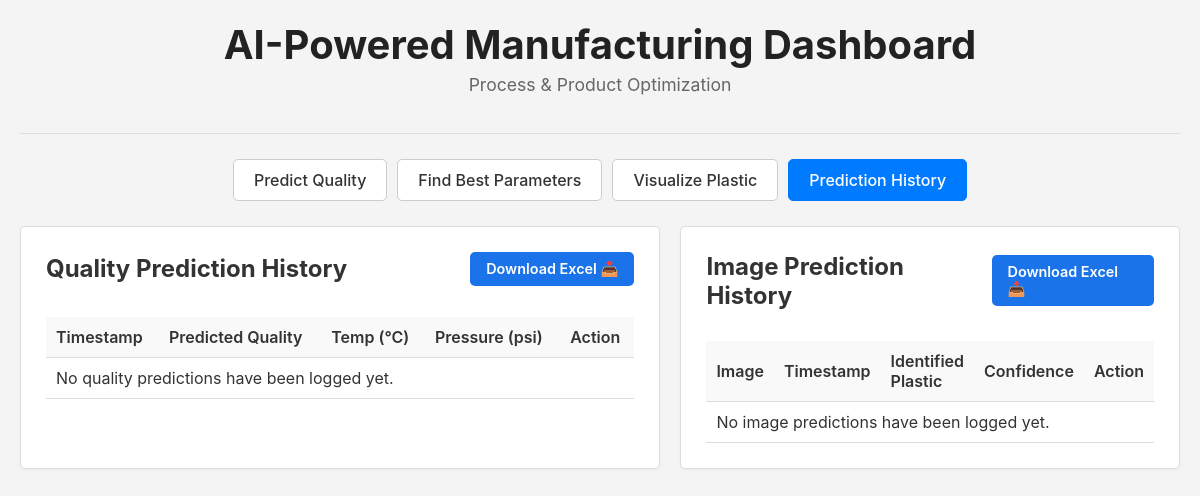
Before: /history/ with the older database file.
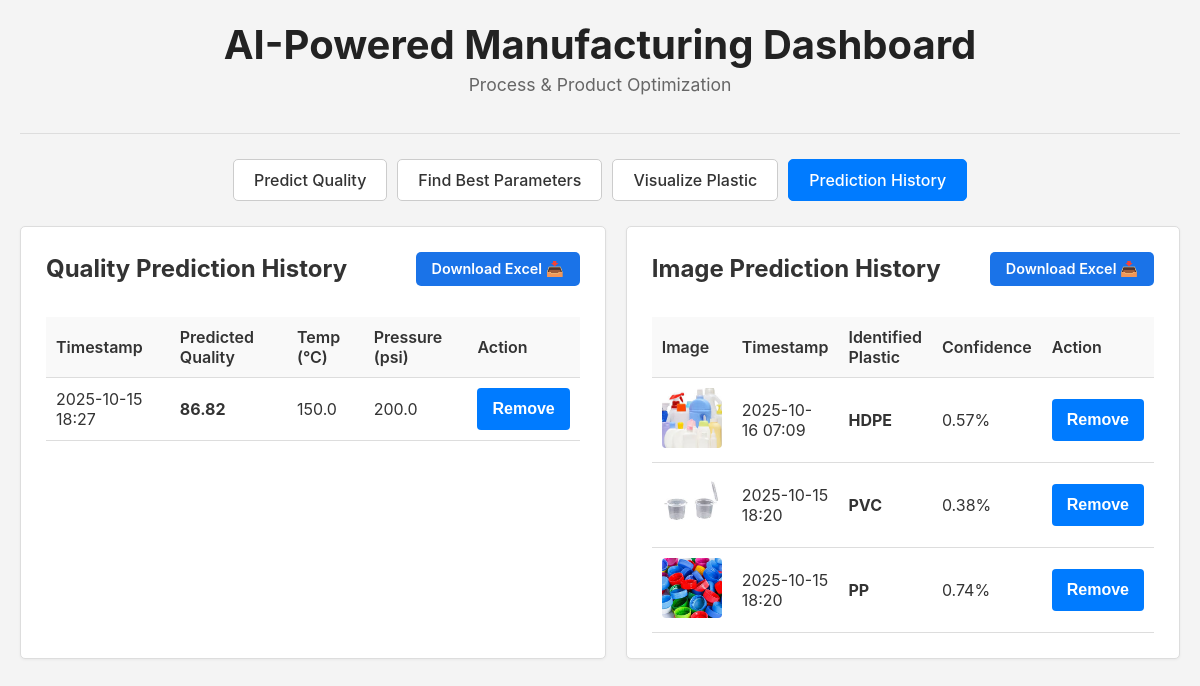
After: the same page with the newer database file.
### predictor/models.py (models this page shows, shortened)
class QualityPredictionLog(models.Model):
    temperature_c = models.FloatField()
    pressure_psi = models.FloatField()
    speed_rpm = models.FloatField()
    viscosity_pas = models.FloatField()
    hours_since_maintenance = models.FloatField()
    cycle_time_s = models.FloatField()
    predicted_quality = models.FloatField()
    timestamp = models.DateTimeField(auto_now_add=True)

class ImagePredictionLog(models.Model):
    image = models.ImageField(upload_to='plastic_images/')
    identified_plastic = models.CharField(max_length=50)
    confidence_score = models.FloatField()
    timestamp = models.DateTimeField(auto_now_add=True)

### predictor/views.py (the view)
# urls.py: path('history/', views.prediction_history_view, name='prediction_history'),
def prediction_history_view(request):
    quality_logs = QualityPredictionLog.objects.all().order_by('-timestamp')
    image_logs = ImagePredictionLog.objects.all().order_by('-timestamp')
    context = {
        'quality_logs': quality_logs,
        'image_logs': image_logs,
    }
    return render(request, 'predictor/prediction_history.html', context)

### predictor/templates/predictor/prediction_history.html (shortened to what this page needs)
{% extends 'predictor/base.html' %}
{% block content %}
<div class="panel">
    <div class="panel-header">
        <h2>Quality Prediction History</h2>
        <a href="{% url 'download_quality_report' %}" class="download-btn">Download Excel 📥</a>
    </div>
    <div class="process-table-container">
        <table>
            <thead>
                <tr>
                    <th>Timestamp</th>
                    <th>Predicted Quality</th>
                    <th>Temp (°C)</th>
                    <th>Pressure (psi)</th>
                    <th>Action</th> </tr>
            </thead>
            <tbody>
                {% for log in quality_logs %}
                <tr>
                    <td>{{ log.timestamp|date:"Y-m-d H:i" }}</td>
                    <td><strong>{{ log.predicted_quality|floatformat:2 }}</strong></td>
                    <td>{{ log.temperature_c }}</td>
                    <td>{{ log.pressure_psi }}</td>
                    <td>
                        <form method="post" action="{% url 'remove_quality_log' log.id %}" style="margin: 0;">
                            <button type="submit" class="remove-btn">Remove</button>
                        </form>
                    </td>
                </tr>
                {% empty %}
                <tr><td colspan="5">No quality predictions have been logged yet.</td></tr>
                {% endfor %}
            </tbody>
        </table>
    </div>
</div>
<div class="output-panel">
    <div class="panel-header">
        <h2>Image Prediction History</h2>
        <a href="{% url 'download_image_report' %}" class="download-btn">Download Excel 📥</a>
    </div>
    <div class="process-table-container">
        <table>
            <thead>
                <tr>
                    <th>Image</th>
                    <th>Timestamp</th>
                    <th>Identified Plastic</th>
                    <th>Confidence</th>
                    <th>Action</th> </tr>
            </thead>
            <tbody>
                {% for log in image_logs %}
                <tr>
                    <td><img src="{{ log.image.url }}" alt="Plastic" style="width: 60px; height: 60px; object-fit: cover; border-radius: 4px;"></td>
                    <td>{{ log.timestamp|date:"Y-m-d H:i" }}</td>
                    <td><strong>{{ log.identified_plastic }}</strong></td>
                    <td>{{ log.confidence_score|floatformat:2 }}%</td>
                    <td>
                        <form method="post" action="{% url 'remove_image_log' log.id %}" style="margin: 0;">
                            <button type="submit" class="remove-btn">Remove</button>
                        </form>
                    </td>
                </tr>
                {% empty %}
                <tr><td colspan="5">No image predictions have been logged yet.</td></tr>
                {% endfor %}
            </tbody>
        </table>
    </div>
</div>
{% endblock %}

### predictor/templates/predictor/base.html (shortened to what this page needs)
{% load static %}
<!DOCTYPE html>
<html>
<head>
    <link rel="stylesheet" type="text/css" href="{% static 'predictor/style.css' %}">
</head>
<body>
    <div class="dashboard">
        <header class="title-container">
            <h1 class="main-title">AI-Powered Manufacturing Dashboard</h1>
            <p class="subtitle">Process & Product Optimization</p>
        </header>
        <nav>
            <a href="{% url 'predict_quality' %}" class="nav-button {% if request.resolver_match.url_name == 'predict_quality' %}active{% endif %}">
                Predict Quality
            </a>
            <a href="{% url 'find_params' %}" class="nav-button {% if request.resolver_match.url_name == 'find_params' %}active{% endif %}">
                Find Best Parameters
            </a>
            <a href="{% url 'visualize' %}" class="nav-button {% if request.resolver_match.url_name == 'visualize' %}active{% endif %}">
                Visualize Plastic
            </a>
    <a href="{% url 'prediction_history' %}" class="nav-button {% if request.resolver_match.url_name == 'prediction_history' %}active{% endif %}">
        Prediction History
    </a>
        </nav>
        <main class="content-area {% if request.resolver_match.url_name == 'visualize' %}full-screen-layout{% else %}interactive-layout{% endif %}">
            {% block content %}{% endblock %}
        </main>
    </div>
</body>
</html>

### predictor/static/predictor/style.css (style rules this page uses)
body { font-family: -apple-system, BlinkMacSystemFont, "Segoe UI", Roboto, "Helvetica Neue", Arial, sans-serif; background-color: #f4f4f4; color: #333; margin: 0; padding: 20px; box-sizing: border-box; }
.dashboard { max-width: 1400px; margin: 0 auto; }
.title-container { text-align: center; margin-bottom: 25px; border-bottom: 1px solid #ddd; padding-bottom: 20px; }
.main-title { font-size: 2.5rem; color: #222; margin: 0; }
.subtitle { font-size: 1.1rem; color: #666; margin-top: 5px; }
nav { display: flex; justify-content: center; gap: 10px; margin-bottom: 25px; }
a.nav-button { background-color: #fff; border: 1px solid #ccc; color: #333; padding: 10px 20px; border-radius: 5px; text-decoration: none; font-weight: 500; transition: background-color 0.2s ease, border-color 0.2s ease; }
a.nav-button.active { background-color: #007bff; color: #fff; border-color: #007bff; }
main { display: grid; gap: 20px; }
.interactive-layout { grid-template-columns: 1.5fr 1fr; }
.panel, .output-panel, .info-panel { background: #ffffff; padding: 25px; border-radius: 5px; border: 1px solid #ddd; box-shadow: 0 1px 3px rgba(0,0,0,0.05); }
.panel h2, .output-panel h2, .info-panel h2 { margin-top: 0; color: #333; border-bottom: 1px solid #eee; padding-bottom: 15px; }
button[type="submit"] { background-color: #007bff; color: white; border: none; padding: 12px 15px; border-radius: 4px; font-size: 1rem; font-weight: 600; cursor: pointer; width: 100%; transition: background-color 0.2s ease; }
.process-table-container { overflow-x: auto; }
table { width: 100%; border-collapse: collapse; margin-top: 15px; }
th, td { padding: 10px; text-align: left; border-bottom: 1px solid #ddd; }
thead th { background-color: #f9f9f9; font-weight: 600; }
.panel-header { display: flex; justify-content: space-between; align-items: center; }
.panel-header h2 { border-bottom: none; padding-bottom: 0; }
.download-btn { background-color: #28a745; color: white; padding: 8px 12px; border-radius: 4px; text-decoration: none; font-size: 0.9rem; }
.remove-btn { background-color: #dc3545; color: white; border: none; padding: 6px 10px; border-radius: 4px; cursor: pointer; font-size: 0.8rem; }

### predictor/templates/predictor/prediction_history.html (style rules this page uses)
.panel-header { display: flex; justify-content: space-between; align-items: center; margin-bottom: 1rem; }
.panel-header h2 { margin-bottom: 0; }
.download-btn { background-color: #1a73e8; color: white; padding: 8px 16px; border-radius: 5px; text-decoration: none; font-weight: 600; font-size: 0.9rem; transition: background-color 0.2s ease; }
.remove-btn { background-color: #d93025; color: white; border: none; padding: 6px 12px; border-radius: 5px; font-size: 0.8rem; font-weight: 600; cursor: pointer; transition: background-color 0.2s ease; }

Changed rows visible on the page:
added QualityPredictionLog: timestamp "2025-10-15 18:27", predicted_quality "86.82", temperature_c "150.0", pressure_psi "200.0"
added ImagePredictionLog: image (picture), timestamp "2025-10-16 07:09", identified_plastic "HDPE", confidence_score "0.57"
added ImagePredictionLog: image (picture), timestamp "2025-10-15 18:20", identified_plastic "PVC", confidence_score "0.38"
added ImagePredictionLog: image (picture), timestamp "2025-10-15 18:20", identified_plastic "PP", confidence_score "0.74"
Other visible differences:
text no longer shown: "No quality predictions have been logged yet. No image predictions have been logged yet."
